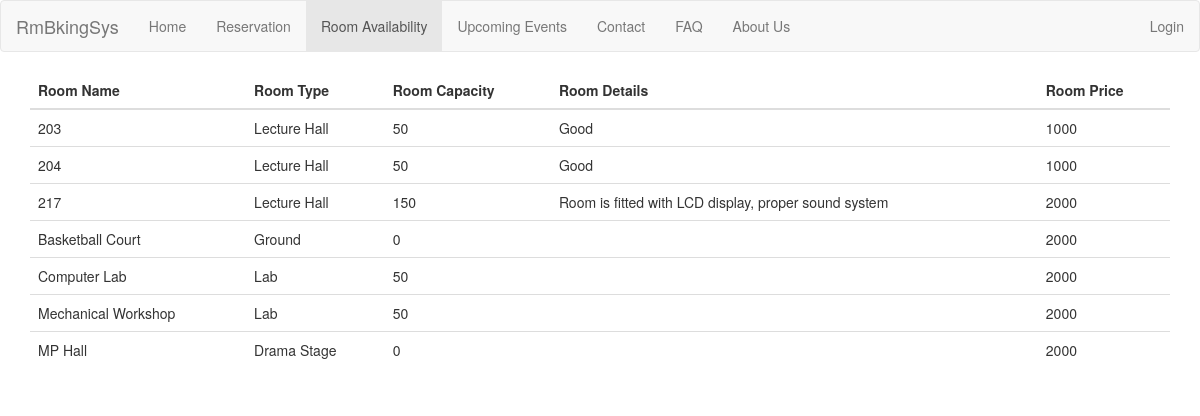
Page /brwsrm.php on the committed database.
### tables this page shows
CREATE TABLE `Room` (
  `Rname` varchar(20) NOT NULL,
  `Rtype` varchar(20) DEFAULT NULL,
  `Rcapacity` int(11) DEFAULT NULL,
  `Rdetails` varchar(100) DEFAULT NULL,
  `Rprice` float DEFAULT NULL,
  PRIMARY KEY (`Rname`)
);

### brwsrm.php (the view, shortened to what this page needs)
<?php
	require_once 'cnntdb.php';
	$sql = "SELECT * FROM Room";
	$result = $conn->query($sql);
?>
<!DOCTYPE html>
    <html>
    <head>
        <link rel="stylesheet" href="dist/css/bootstrap.min.css">
    </head>
    <body>
        <nav class = "navbar navbar-default">
            <div class = "container-fluid">
                <div class = "navbar-header">
                    <a class = "navbar-brand" href="index.php">RmBkingSys</a>
                </div>
                <div>
                    <ul class = "nav navbar-nav">
                        <li><a href = "index.php">Home</a></li>
                        <li><a href = "reservation_form1.php">Reservation</a></li>
                        <li class = "active"><a href = "brwsrm.php">Room Availability</a></li>
                        <li><a href = "upmingents.php">Upcoming Events</a></li>
                        <li><a href = "">Contact</a></li>
                        <li><a href = "">FAQ</a></li>
                        <li><a href = "">About Us</a></li>
                    </ul>
                    <ul class = "nav navbar-nav navbar-right">
                        <?php
                            if (!isset( $_COOKIE['user'] )) {
                                echo "<li>"
                                    ."<a href = \"#\">Login</a></li>";
                            }
                        ?>
                    </ul>
                </div>
            </div>
        </nav>
        <div class = "container">
            <table class="table table-hover">
                <thead>
                    <tr>
                        <th>Room Name</th>
                        <th>Room Type</th>
                        <th>Room Capacity</th>
                        <th>Room Details</th>
                        <th>Room Price</th>
                    </tr>
                </thead>
                <tbody>
                    <?php
                        if ($result->num_rows > 0) {
                            while ($row = $result->fetch_assoc()) {
                                echo "<tr>"
                                    ."<td>".$row['Rname']."</td>"
                                    ."<td>".$row['Rtype']."</td>"
                                    ."<td>".$row['Rcapacity']."</td>"
                                    ."<td>".$row['Rdetails']."</td>"
                                    ."<td>".$row['Rprice']."</td></tr>";
                            }
                        }
                    ?>
                </tbody>
            </table>
        </div>
	</body>
</html>

### rows in the picture
room: Rname "203", Rtype "Lecture Hall", Rcapacity "50", Rdetails "Good", Rprice "1000"
room: Rname "204", Rtype "Lecture Hall", Rcapacity "50", Rdetails "Good", Rprice "1000"
room: Rname "217", Rtype "Lecture Hall", Rcapacity "150", Rdetails "Room is fitted with LCD display, proper sound system", Rprice "2000"
room: Rname "Basketball Court", Rtype "Ground", Rcapacity "0", Rprice "2000"
room: Rname "Computer Lab", Rtype "Lab", Rcapacity "50", Rprice "2000"
room: Rname "Mechanical Workshop", Rtype "Lab", Rcapacity "50", Rprice "2000"
room: Rname "MP Hall", Rtype "Drama Stage", Rcapacity "0", Rprice "2000"
